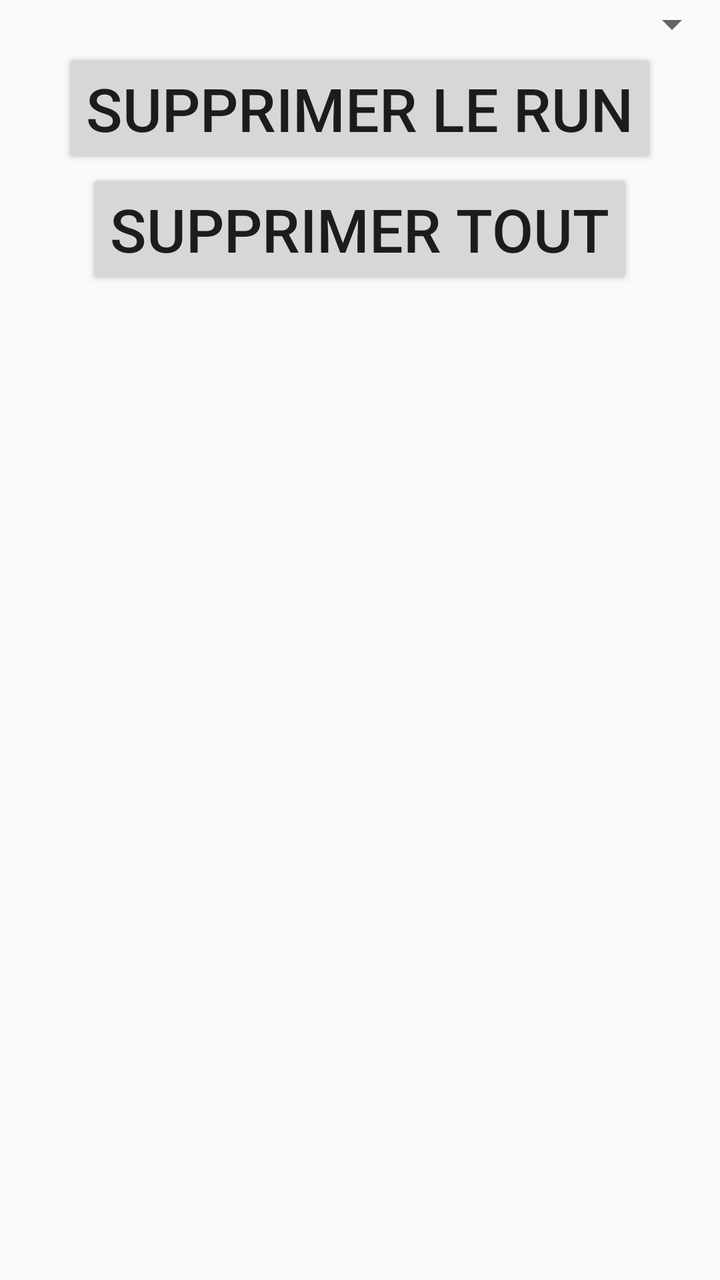
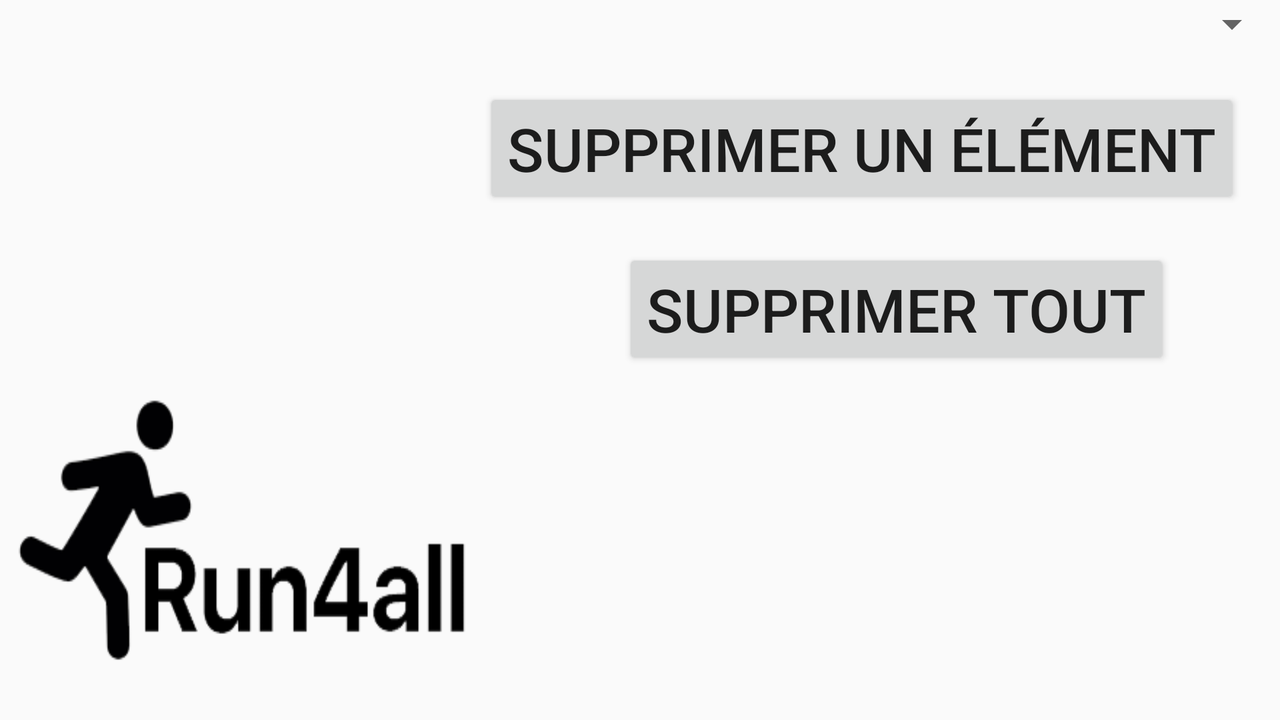

Compare how this app lays out the same screen by default and in its alternative resource folder. The renders come first, then the two layout files and the values they reference.
<!-- AndroidManifest.xml: application theme AppTheme -->
<!-- res/layout/fragment_delete_entry.xml -->
<?xml version="1.0" encoding="utf-8"?>
<LinearLayout xmlns:android="http://schemas.android.com/apk/res/android"
    xmlns:tools="http://schemas.android.com/tools"
    android:layout_width="match_parent"
    android:layout_height="match_parent"
    android:orientation="vertical"
    tools:context=".DeviceFragment" >


    <Spinner
        android:layout_width="match_parent"
        android:layout_height="wrap_content"
        android:id="@+id/spinner"
        android:layout_gravity="center_horizontal" />

    <Button
        android:layout_width="wrap_content"
        android:layout_height="wrap_content"
        android:text="Supprimer le run"
        android:id="@+id/suppr_one"
        android:layout_gravity="center_horizontal" />

    <Button
        android:layout_width="wrap_content"
        android:layout_height="wrap_content"
        android:text="Supprimer tout"
        android:id="@+id/suppr_all"
        android:layout_gravity="center_horizontal" />
</LinearLayout>
<!-- resources referenced by this layout -->
<resources>
  <style name="AppTheme" parent="Base.Theme.AppCompat.Light.DarkActionBar">
          
          <item name="colorPrimary">@color/colorPrimary</item>
          <item name="colorPrimaryDark">@color/colorPrimaryDark</item>
          <item name="colorAccent">@color/colorAccent</item>
          <item name="android:textSize">@dimen/textSize</item>
          <item name="android:layout_gravity">center_horizontal</item>
      </style>
  <color name="colorPrimary">#3F51B5</color>
  <color name="colorPrimaryDark">#303F9F</color>
  <color name="colorAccent">#FF4081</color>
  <dimen name="textSize">30dp</dimen>
</resources>
<!-- res/layout-land/fragment_delete_entry.xml (the repository's variant of the layout above) -->
<!-- drawn on the phone turned sideways -->
<?xml version="1.0" encoding="utf-8"?>
<LinearLayout xmlns:android="http://schemas.android.com/apk/res/android"
    xmlns:tools="http://schemas.android.com/tools"
    android:layout_width="match_parent"
    android:layout_height="match_parent"
    android:orientation="vertical"
    tools:context=".DeviceFragment"
    android:background="@drawable/course4"
    >


    <Spinner
        android:layout_width="match_parent"
        android:layout_height="wrap_content"
        android:id="@+id/spinner"
        android:layout_gravity="center_horizontal" />

    <Button
        android:layout_width="wrap_content"
        android:layout_height="wrap_content"
        android:text="Supprimer un élément"
        android:id="@+id/suppr_one"
        android:layout_gravity="center_horizontal|right"
        android:layout_marginTop="20dp"
        android:layout_marginRight="20dp" />

    <Button
        android:layout_width="wrap_content"
        android:layout_height="wrap_content"
        android:text="Supprimer tout"
        android:id="@+id/suppr_all"
        android:layout_gravity="center_horizontal|right"
        android:layout_marginTop="20dp"
        android:layout_marginRight="55dp" />

    <ImageView android:background="@drawable/run4all"
        android:layout_width="247dp"
        android:layout_height="159dp"
        android:id="@+id/imageView2"
        android:layout_gravity="top|left" />

</LinearLayout>
<!-- resources referenced by the variant -->
<!-- as the phone turned sideways resolves them -->
<resources>
  <!-- drawable run4all: png bitmap (drawable, 26231 bytes) -->
  <style name="AppTheme" parent="Base.Theme.AppCompat.Light.DarkActionBar">
          
          <item name="colorPrimary">@color/colorPrimary</item>
          <item name="colorPrimaryDark">@color/colorPrimaryDark</item>
          <item name="colorAccent">@color/colorAccent</item>
          <item name="android:textSize">@dimen/textSize</item>
          <item name="android:layout_gravity">center_horizontal</item>
      </style>
  <color name="colorPrimary">#3F51B5</color>
  <color name="colorPrimaryDark">#303F9F</color>
  <color name="colorAccent">#FF4081</color>
  <dimen name="textSize">30dp</dimen>
</resources>
